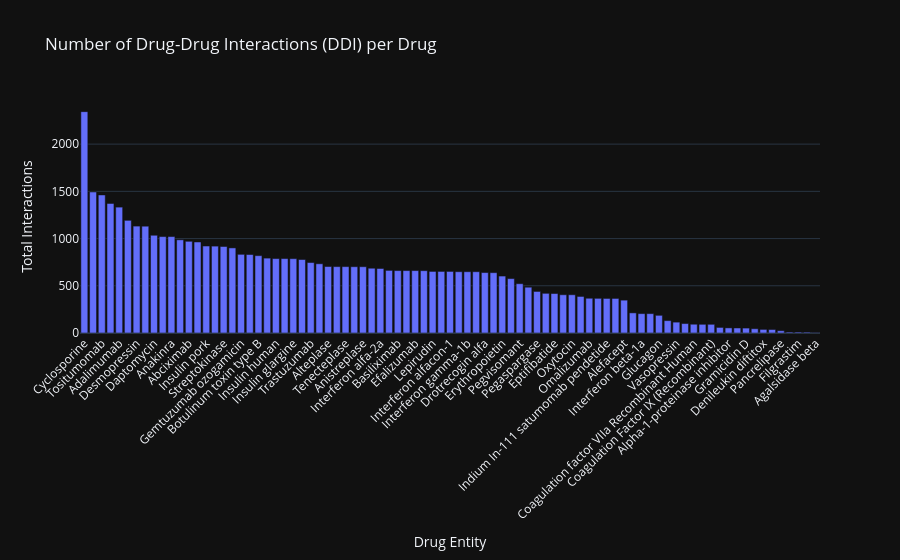

The cell this chart's notebook holds for it:
### Markdown cell above
## 7. Drug-Drug Interactions (DDI)
Extracting drug-drug interaction pairs and generating histograms of DDI volume per entity.

### Code cell
df_interactions = parser.extract_drug_interactions()
display(df_interactions.head())

# DDI Volume per Entity
PharmaVisualizer.plot_drug_interactions_count(df_interactions)

### Figure 1 — Plotly figure (JSON) as saved in the notebook; plotly's stock layout.template omitted (floating-point values rounded to 4 significant figures)
{"data": [{"hovertemplate": "Drug Entity=%{x}<br>Total Interactions=%{y}<extra></extra>", "legendgroup": "", "marker": {"color": "#636EFA", "pattern": {"shape": ""}}, "name": "", "orientation": "v", "showlegend": false, "textposition": "auto", "x": ["Cyclosporine", "Aldesleukin", "Tositumomab", "Infliximab", "Adalimumab", "Leuprolide", "Desmopressin", "Goserelin", "Daptomycin", "Etanercept", "Anakinra", "Rituximab", "Abciximab", "Peginterferon alfa-2b", "Insulin pork", "Salmon calcitonin", "Streptokinase", "Botulinum toxin type A", "Gemtuzumab ozogamicin", "Alemtuzumab", "Botulinum toxin type B", "Ibritumomab tiuxetan", "Insulin human", "Insulin lispro", "Insulin glargine", "Octreotide", "Trastuzumab", "Peginterferon alfa-2a", "Alteplase", "Reteplase", "Tenecteplase", "Urokinase", "Anistreplase", "Interferon alfa-2b", "Interferon alfa-2a", "Natalizumab", "Basiliximab", "Muromonab", "Efalizumab", "Antithymocyte immunoglobulin (rabbit)", "Lepirudin", "Interferon alfa-n3", "Interferon alfacon-1", "Interferon alfa-n1", "Interferon gamma-1b", "Interferon beta-1b", "Drotrecogin alfa", "Bivalirudin", "Erythropoietin", "Darbepoetin alfa", "Pegvisomant", "Thyrotropin alfa", "Pegaspargase", "Somatotropin", "Eptifibatide", "Cetuximab", "Oxytocin", "Capromab pendetide", "Omalizumab", "Human immunoglobulin G", "Indium In-111 satumomab pendetide", "Digoxin Immune Fab (Ovine)", "Alefacept", "Follitropin", "Interferon beta-1a", "Hyaluronidase (ovine)", "Glucagon", "Palifermin", "Vasopressin", "Collagenase clostridium histolyticum", "Coagulation factor VIIa Recombinant Human", "Antihemophilic factor, human recombinant", "Coagulation Factor IX (Recombinant)", "Asparaginase Escherichia coli", "Alpha-1-proteinase inhibitor", "Rasburicase", "Gramicidin D", "Pegfilgrastim", "Denileukin diftitox", "Pegademase", "Pancrelipase", "Felypressin", "Filgrastim", "Sargramostim", "Agalsidase beta"], "xaxis": "x", "y": [2344, 1493, 1462, 1372, 1333, 1193, 1132, 1131, 1035, 1021, 1021, 987, 971, 964, 921, 920, 916, 901, 833, 831, 819, 793, 788, 788, 787, 778, 746, 733, 704, 703, 703, 702, 702, 686, 683, 663, 661, 661, 661, 660, 652, 652, 652, 649, 649, 649, 640, 639, 603, 576, 522, 485, 440, 420, 418, 405, 405, 387, 368, 367, 366, 366, 348, 213, 205, 205, 187, 131, 115, 100, 93, 92, 92, 59, 54, 53, 52, 45, 38, 37, 24, 10, 10, 9, 4], "yaxis": "y", "type": "bar"}], "layout": {"xaxis": {"anchor": "y", "domain": [0.0, 1.0], "title": {"text": "Drug Entity"}, "tickangle": -45}, "yaxis": {"anchor": "x", "domain": [0.0, 1.0], "title": {"text": "Total Interactions"}}, "legend": {"tracegroupgap": 0}, "title": {"text": "Number of Drug-Drug Interactions (DDI) per Drug"}, "barmode": "relative"}}
